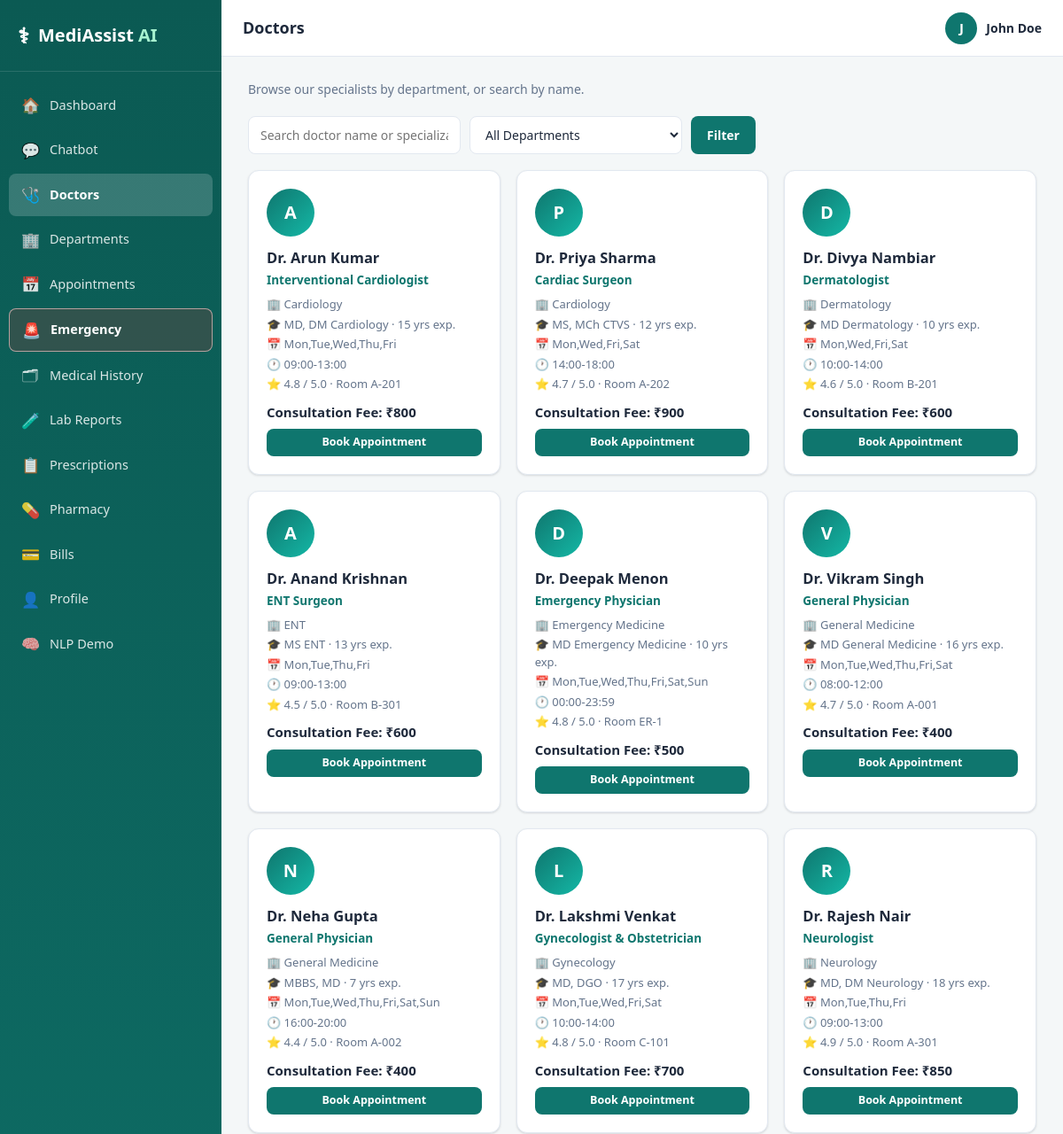
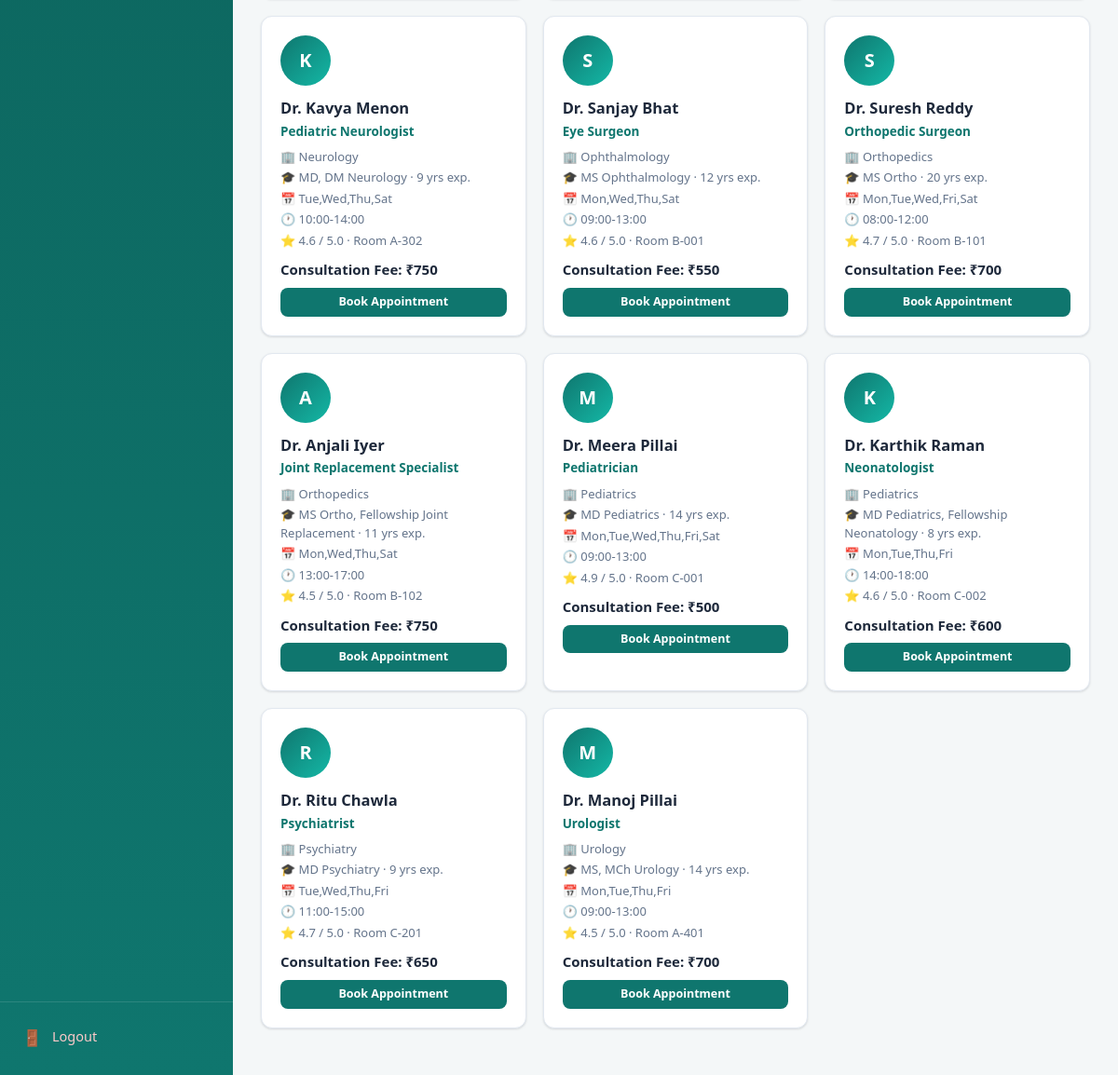
The page /doctors (signed in) on the database its author committed (2 pictures, top to bottom).
### tables this page shows
CREATE TABLE users (
    user_id         INTEGER PRIMARY KEY AUTOINCREMENT,
    username        TEXT UNIQUE NOT NULL,
    email           TEXT UNIQUE NOT NULL,
    password_hash   TEXT NOT NULL,
    role            TEXT NOT NULL DEFAULT 'patient',   -- patient | admin
    full_name       TEXT NOT NULL,
    phone           TEXT,
    created_at      TIMESTAMP DEFAULT CURRENT_TIMESTAMP,
    is_active       INTEGER DEFAULT 1
);

CREATE TABLE doctors (
    doctor_id       INTEGER PRIMARY KEY AUTOINCREMENT,
    full_name       TEXT NOT NULL,
    department_id   INTEGER NOT NULL,
    specialization  TEXT NOT NULL,
    qualification   TEXT,
    experience_years INTEGER,
    available_days  TEXT,          -- e.g. Mon,Tue,Wed,Thu,Fri
    available_time  TEXT,          -- e.g. 09:00-13:00
    consultation_fee REAL DEFAULT 500,
    rating          REAL DEFAULT 4.5,
    room_no         TEXT,
    FOREIGN KEY (department_id) REFERENCES departments(department_id)
);

CREATE TABLE departments (
    department_id   INTEGER PRIMARY KEY AUTOINCREMENT,
    name            TEXT UNIQUE NOT NULL,
    description     TEXT,
    services        TEXT,          -- comma separated services
    location        TEXT,          -- floor / block
    timings         TEXT,          -- opening hours
    contact_ext     TEXT
);

### routes/doctors.py (the view)
@doctors_bp.route("/doctors")
@login_required
def list_doctors():
    dept_filter = request.args.get("department", "")
    search = request.args.get("q", "").strip()
    sql = """SELECT d.*, dept.name as department_name FROM doctors d
              JOIN departments dept ON d.department_id = dept.department_id WHERE 1=1"""
    params = []
    if dept_filter:
        sql += " AND dept.name = ?"
        params.append(dept_filter)
    if search:
        sql += " AND (d.full_name LIKE ? OR d.specialization LIKE ?)"
        params.extend([f"%{search}%", f"%{search}%"])
    sql += " ORDER BY dept.name, d.rating DESC"
    doctor_list = query(sql, tuple(params))
    departments = query("SELECT name FROM departments ORDER BY name")
    return render_template("doctors.html", doctors=doctor_list, departments=departments,
                          selected_dept=dept_filter, search=search)

### database/db.py (called while the page is built)
def get_connection():
    conn = sqlite3.connect(DB_PATH)
    conn.row_factory = sqlite3.Row
    conn.execute("PRAGMA foreign_keys = ON")
    return conn

def query(sql, params=(), fetchone=False, commit=False):
    conn = get_connection()
    cur = conn.cursor()
    cur.execute(sql, params)
    if commit:
        conn.commit()
        last_id = cur.lastrowid
        conn.close()
        return last_id
    rows = cur.fetchone() if fetchone else cur.fetchall()
    conn.close()
    if rows is None:
        return None
    if fetchone:
        return dict(rows)
    return [dict(r) for r in rows]

### routes/auth.py (called while the page is built)
def login_required(f):
    @wraps(f)
    def wrapper(*args, **kwargs):
        if "user_id" not in session:
            if request.path.startswith("/api/"):
                return jsonify({"error": "Authentication required"}), 401
            flash("Please log in to continue.", "warning")
            return redirect(url_for("auth.login", next=request.path))
        return f(*args, **kwargs)
    return wrapper

def get_current_user():
    if "user_id" not in session:
        return None
    return query("SELECT * FROM users WHERE user_id = ?", (session["user_id"],), fetchone=True)

### templates/doctors.html (shortened to what this page needs)
{% extends "base.html" %}
{% block page_title %}Doctors{% endblock %}
{% block content %}
<p class="section-sub">Browse our specialists by department, or search by name.</p>
<form method="GET" class="filters-bar">
  <input type="text" name="q" class="form-control" placeholder="Search doctor name or specialization..." value="{{ search }}">
  <select name="department" class="form-control">
    <option value="">All Departments</option>
  </select>
  <button type="submit" class="btn btn-primary">Filter</button>
</form>
{% if doctors %}
<div class="grid grid-3">
  {% for doc in doctors %}
  <div class="doctor-card">
    <div class="doc-avatar">{{ doc.full_name.replace('Dr. ','')[0] }}</div>
    <h3>{{ doc.full_name }}</h3>
    <div class="doc-spec">{{ doc.specialization }}</div>
    <div class="doc-meta">🏢 {{ doc.department_name }}</div>
    <div class="doc-meta">🎓 {{ doc.qualification }} · {{ doc.experience_years }} yrs exp.</div>
    <div class="doc-meta">📅 {{ doc.available_days }}</div>
    <div class="doc-meta">🕐 {{ doc.available_time }}</div>
    <div class="doc-meta">⭐ {{ doc.rating }} / 5.0 · Room {{ doc.room_no }}</div>
    <div class="doc-fee">Consultation Fee: ₹{{ doc.consultation_fee | int }}</div>
    <a href="{{ url_for('appointments.list_appointments') }}" class="btn btn-primary btn-sm btn-block mt-2">Book Appointment</a>
  </div>
  {% endfor %}
</div>
{% else %}
<div class="empty-state"><div class="icon">🩺</div><p>No doctors found matching your filters.</p></div>
{% endif %}
{% endblock %}

### templates/base.html (shortened to what this page needs)
<!DOCTYPE html>
<html lang="en">
<head>
<link rel="stylesheet" href="{{ url_for('static', filename='css/style.css') }}">
</head>
<body>
<div class="app-shell">
  <aside class="sidebar" id="sidebar">
    <div class="sidebar-brand">
      <span class="brand-icon">⚕</span>
      <span class="brand-text">MediAssist <b>AI</b></span>
    </div>
    <nav class="sidebar-nav">
      <a href="{{ url_for('main.dashboard') }}" class="nav-item {{ 'active' if request.endpoint=='main.dashboard' }}"><span>🏠</span> Dashboard</a>
      <a href="{{ url_for('chatbot.chatbot_page') }}" class="nav-item {{ 'active' if request.endpoint=='chatbot.chatbot_page' }}"><span>💬</span> Chatbot</a>
      <a href="{{ url_for('doctors.list_doctors') }}" class="nav-item {{ 'active' if request.endpoint=='doctors.list_doctors' }}"><span>🩺</span> Doctors</a>
      <a href="{{ url_for('departments.list_departments') }}" class="nav-item {{ 'active' if request.endpoint=='departments.list_departments' }}"><span>🏢</span> Departments</a>
      <a href="{{ url_for('appointments.list_appointments') }}" class="nav-item {{ 'active' if request.endpoint=='appointments.list_appointments' }}"><span>📅</span> Appointments</a>
      <a href="{{ url_for('main.emergency_page') }}" class="nav-item {{ 'active' if request.endpoint=='main.emergency_page' }} emergency-nav"><span>🚨</span> Emergency</a>
      <a href="{{ url_for('patient.medical_history') }}" class="nav-item {{ 'active' if request.endpoint=='patient.medical_history' }}"><span>🗂</span> Medical History</a>
      <a href="{{ url_for('lab.lab_reports') }}" class="nav-item {{ 'active' if request.endpoint=='lab.lab_reports' }}"><span>🧪</span> Lab Reports</a>
      <a href="{{ url_for('pharmacy.prescriptions_page') }}" class="nav-item {{ 'active' if request.endpoint=='pharmacy.prescriptions_page' }}"><span>📋</span> Prescriptions</a>
      <a href="{{ url_for('pharmacy.pharmacy_page') }}" class="nav-item {{ 'active' if request.endpoint=='pharmacy.pharmacy_page' }}"><span>💊</span> Pharmacy</a>
      <a href="{{ url_for('billing.bills_page') }}" class="nav-item {{ 'active' if request.endpoint=='billing.bills_page' }}"><span>💳</span> Bills</a>
      <a href="{{ url_for('patient.profile') }}" class="nav-item {{ 'active' if request.endpoint=='patient.profile' }}"><span>👤</span> Profile</a>
      <a href="{{ url_for('nlp_demo.nlp_demo_page') }}" class="nav-item {{ 'active' if request.endpoint=='nlp_demo.nlp_demo_page' }}"><span>🧠</span> NLP Demo</a>
    </nav>
    <div class="sidebar-footer">
      <a href="{{ url_for('auth.logout') }}" class="nav-item logout"><span>🚪</span> Logout</a>
    </div>
  </aside>
  <div class="main-area">
    <header class="topbar">
      <div class="topbar-title">{% block page_title %}Dashboard{% endblock %}</div>
      <div class="topbar-user">
        {% if current_user %}
        <span class="user-avatar">{{ current_user.full_name[0] | upper }}</span>
        <span class="user-name">{{ current_user.full_name }}</span>
        {% endif %}
      </div>
    </header>
    <main class="content">
      {% block content %}{% endblock %}
    </main>
  </div>
</div>
</body>
</html>

### rows shown on the page
users: full_name "J", full_name "John Doe"
doctors: full_name "A", full_name "Dr. Arun Kumar", specialization "Interventional Cardiologist", department_name "Cardiology", qualification "MD, DM Cardiology", experience_years "15", available_days "Mon,Tue,Wed,Thu,Fri", available_time "09:00-13:00", rating "4.8", room_no "A-201", consultation_fee "800"
doctors: full_name "P", full_name "Dr. Priya Sharma", specialization "Cardiac Surgeon", department_name "Cardiology", qualification "MS, MCh CTVS", experience_years "12", available_days "Mon,Wed,Fri,Sat", available_time "14:00-18:00", rating "4.7", room_no "A-202", consultation_fee "900"
doctors: full_name "D", full_name "Dr. Divya Nambiar", specialization "Dermatologist", department_name "Dermatology", qualification "MD Dermatology", experience_years "10", available_days "Mon,Wed,Fri,Sat", available_time "10:00-14:00", rating "4.6", room_no "B-201", consultation_fee "600"
doctors: full_name "A", full_name "Dr. Anand Krishnan", specialization "ENT Surgeon", department_name "ENT", qualification "MS ENT", experience_years "13", available_days "Mon,Tue,Thu,Fri", available_time "09:00-13:00", rating "4.5", room_no "B-301", consultation_fee "600"
doctors: full_name "D", full_name "Dr. Deepak Menon", specialization "Emergency Physician", department_name "Emergency Medicine", qualification "MD Emergency Medicine", experience_years "10", available_days "Mon,Tue,Wed,Thu,Fri,Sat,Sun", available_time "00:00-23:59", rating "4.8", room_no "ER-1", consultation_fee "500"
doctors: full_name "V", full_name "Dr. Vikram Singh", specialization "General Physician", department_name "General Medicine", qualification "MD General Medicine", experience_years "16", available_days "Mon,Tue,Wed,Thu,Fri,Sat", available_time "08:00-12:00", rating "4.7", room_no "A-001", consultation_fee "400"
doctors: full_name "N", full_name "Dr. Neha Gupta", specialization "General Physician", department_name "General Medicine", qualification "MBBS, MD", experience_years "7", available_days "Mon,Tue,Wed,Thu,Fri,Sat,Sun", available_time "16:00-20:00", rating "4.4", room_no "A-002", consultation_fee "400"
doctors: full_name "L", full_name "Dr. Lakshmi Venkat", specialization "Gynecologist & Obstetrician", department_name "Gynecology", qualification "MD, DGO", experience_years "17", available_days "Mon,Tue,Wed,Fri,Sat", available_time "10:00-14:00", rating "4.8", room_no "C-101", consultation_fee "700"
doctors: full_name "R", full_name "Dr. Rajesh Nair", specialization "Neurologist", department_name "Neurology", qualification "MD, DM Neurology", experience_years "18", available_days "Mon,Tue,Thu,Fri", available_time "09:00-13:00", rating "4.9", room_no "A-301", consultation_fee "850"
doctors: full_name "K", full_name "Dr. Kavya Menon", specialization "Pediatric Neurologist", department_name "Neurology", qualification "MD, DM Neurology", experience_years "9", available_days "Tue,Wed,Thu,Sat", available_time "10:00-14:00", rating "4.6", room_no "A-302", consultation_fee "750"
doctors: full_name "S", full_name "Dr. Sanjay Bhat", specialization "Eye Surgeon", department_name "Ophthalmology", qualification "MS Ophthalmology", experience_years "12", available_days "Mon,Wed,Thu,Sat", available_time "09:00-13:00", rating "4.6", room_no "B-001", consultation_fee "550"
doctors: full_name "S", full_name "Dr. Suresh Reddy", specialization "Orthopedic Surgeon", department_name "Orthopedics", qualification "MS Ortho", experience_years "20", available_days "Mon,Tue,Wed,Fri,Sat", available_time "08:00-12:00", rating "4.7", room_no "B-101", consultation_fee "700"
doctors: full_name "A", full_name "Dr. Anjali Iyer", specialization "Joint Replacement Specialist", department_name "Orthopedics", qualification "MS Ortho, Fellowship Joint Replacement", experience_years "11", available_days "Mon,Wed,Thu,Sat", available_time "13:00-17:00", rating "4.5", room_no "B-102", consultation_fee "750"
doctors: full_name "M", full_name "Dr. Meera Pillai", specialization "Pediatrician", department_name "Pediatrics", qualification "MD Pediatrics", experience_years "14", available_days "Mon,Tue,Wed,Thu,Fri,Sat", available_time "09:00-13:00", rating "4.9", room_no "C-001", consultation_fee "500"
doctors: full_name "K", full_name "Dr. Karthik Raman", specialization "Neonatologist", department_name "Pediatrics", qualification "MD Pediatrics, Fellowship Neonatology", experience_years "8", available_days "Mon,Tue,Thu,Fri", available_time "14:00-18:00", rating "4.6", room_no "C-002", consultation_fee "600"
doctors: full_name "R", full_name "Dr. Ritu Chawla", specialization "Psychiatrist", department_name "Psychiatry", qualification "MD Psychiatry", experience_years "9", available_days "Tue,Wed,Thu,Fri", available_time "11:00-15:00", rating "4.7", room_no "C-201", consultation_fee "650"
doctors: full_name "M", full_name "Dr. Manoj Pillai", specialization "Urologist", department_name "Urology", qualification "MS, MCh Urology", experience_years "14", available_days "Mon,Tue,Thu,Fri", available_time "09:00-13:00", rating "4.5", room_no "A-401", consultation_fee "700"
